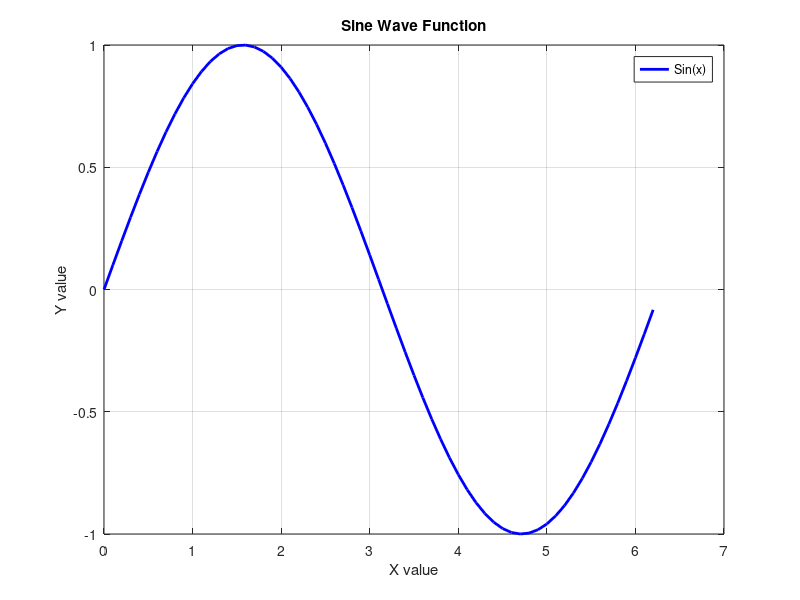

MATLAB code to generate this figure:
%Lab 3 MATLAB: Introduction to MATLAB Basics for Beginners


%Cell Arrays
Const=pi;
person={'Mostafa',23,Const};
%Displaying Cell Array by accessing cells
disp('Name:');
disp(person{1});
disp('Age:');
disp(person{2});
disp('Number:');
disp(person{3});

%Structure
person1.name = 'Mostafa';
person1.age = 23;
person1.city = 'Cairo';

%Displaying Structure
disp('Person1 Name is');
disp(person1.name);
disp('Person1 Age is');
disp(person1.age);
disp('Person1 City is');
disp(person1.city);

%Character Data
me='Mostafa ';

%Concatenation with other character arrays
concatMe=[me,'is ',int2str(person1.age),' Years old & lives in ',person1.city];
disp(concatMe);

%IF statement that checks if a number is odd or even
x=8;
disp(['picking random number ',int2str(x)])
if mod(x,2)==0
    disp('The number is even');
else
    disp('The number is odd');
end

%For Loop to generate sequence of numbers & displays them
disp('Now displaying numbers from 1 to 10 using for loop');
for y=1:10
    disp(y);
end

%Basic plotting of Sine wave
x= 0:0.1:2*pi;
y=sin(x);

plot(x,y,'b-','LineWidth',2)
xlabel('X value');
ylabel('Y value');
title('Sine Wave Function');
legend('Sin(x)');
grid on;
